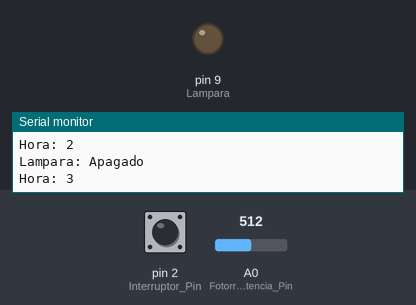
A sketch run on a simulated Arduino Uno, built with avr-gcc and run on an emulated ATmega328P. On the bench: output pins drawn as LEDs (lit = HIGH), the last lines printed to the serial monitor. The test bench sets the inputs (shaded band); at power-on: A0 (Fotorresistencia_Pin) = 512, pin 2 (Interruptor_Pin) LOW.

Above: at 2.8 s.
2.9 s: A0 (Fotorresistencia_Pin) set to 490
16.4 s: A0 (Fotorresistencia_Pin) set to 512
17.9 s: pin 2 (Interruptor_Pin) pulled HIGH for 1.2 s
At 18.8 s:
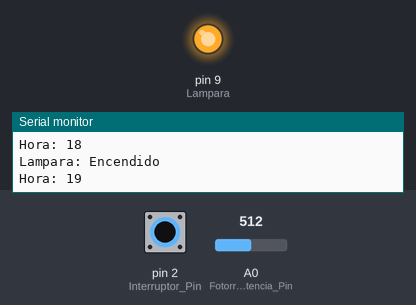
Timing chart, 0 to 21.5 s (numbered marks = the images above; inputs shaded):
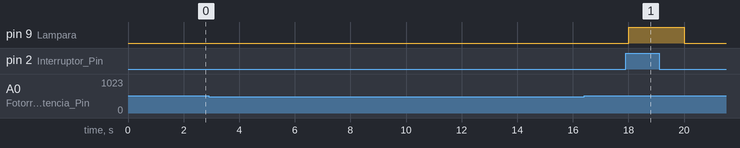

Measured:
- after the input at 17.9 s, pin 9 (Lampara): LOW → HIGH after 0.11 s, → LOW 2.0 s later

The sketch:

act2_clase_27_04_22_spd1.ino
```cpp
// Act 2 Clase 27-04-22
int Lampara = 9;
int Fotorresistencia_Pin = A0;
int Interruptor_Pin = 2;
int sensorValue = 0;
int inputValue = 0;
int counter = 0;
// Limites Inv
int start1 = 18;
int stop1 = 24;
// Limites V
int start2 = 20;
int stop2 = 1;
void setup()
{
Serial.begin(9600);
pinMode(Lampara, OUTPUT);
pinMode(Interruptor_Pin, INPUT);
}
void loop()
{
inputValue = digitalRead(Interruptor_Pin);
if (inputValue == HIGH)
{
Serial.println("Lampara: Encendido");
digitalWrite(Lampara, 1);
}
else
{
if(counter >= start1)
{
sensorValue = analogRead(Fotorresistencia_Pin);
if(sensorValue < 500)
{
Serial.println("Lampara: Encendido");
digitalWrite(Lampara, 1);
} else {
Serial.println("Lampara: Apagado");
digitalWrite(Lampara, 0);
}
}
else
{
Serial.println("Lampara: Apagado");
digitalWrite(Lampara, 0);
}
}
counter++;
Serial.print("Hora: ");
Serial.println(counter);
if (counter == 24)
{
counter =0;
}
 delay(1000);
}
```
